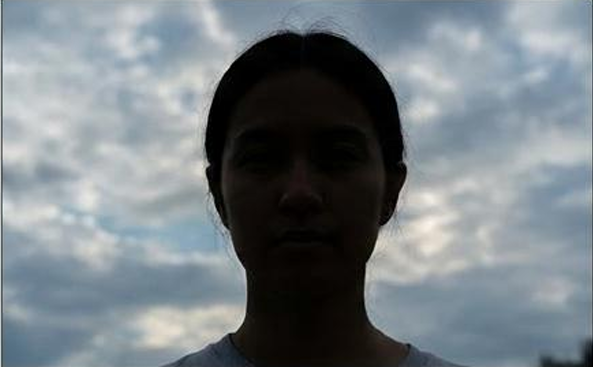
#> input picture Task_5/1.png, 593 x 367 px
$ python Task_5.py
#> lines starting #> are read from the running program, lines starting #| are printed output that depends on the picture
import cv2
import numpy as np
import matplotlib.pyplot as plt

img = cv2.imread('1.png')
#> img is the input picture: shape (367, 593, 3); mean B, G, R 131.7, 126.5, 118

if img is None:
    raise FileNotFoundError("Image file not found. Please check the path and filename.")

gray = cv2.cvtColor(img, cv2.COLOR_BGR2GRAY)
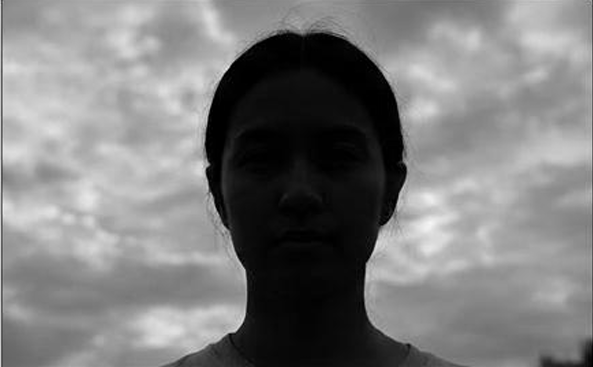
#> gray: shape (367, 593); min 0, max 247, mean 124.6

hist_gray = cv2.calcHist([gray], [0], None, [256], [0, 256])
#> hist_gray = 256 values, max 4013 at index 1, min 0 at index 248, mean 850.1

mean_value = gray.mean()
#> mean_value = 124.6
std_value = gray.std()
#> std_value = 69.4

print("--- Part A - Step 1: Diagnosis Stats ---")
print(f"Mean Brightness: {mean_value:.2f} (0=Black, 255=White)")
#| Mean Brightness: 124.55 (0=Black, 255=White)
print(f"Standard Deviation: {std_value:.2f} (Low = Low Contrast)")
#| Standard Deviation: 69.40 (Low = Low Contrast)

if mean_value < 80:
    print("Diagnosis: The image is too dark.")
elif mean_value > 180:
    print("Diagnosis: The image is too bright.")
elif std_value < 30:
    print("Diagnosis: The image has low contrast.")
else:
    print("Diagnosis: The image has acceptable brightness and contrast.")

plt.figure(figsize=(10, 5))
plt.plot(hist_gray.flatten(), color='black', linewidth=1.5)
plt.title('Grayscale Histogram')
plt.xlabel('Pixel Intensity')
plt.ylabel('Frequency')
plt.xlim([0, 256])
plt.tight_layout()
plt.savefig('histogram.png')
#> figure, not shown here; curve peaks at x = 1, y = 4013
plt.show()


colors = ('b', 'g', 'r')
chhannels_name = ('Blue', 'Green', 'Red')

plt.figure(figsize=(10, 5))
for i, color in enumerate(colors):
    hist_color = cv2.calcHist([img], [i], None, [256], [0, 256])
    plt.plot(hist_color.flatten(), color=color, linewidth=1.5, label=f'{chhannels_name[i]} Channel')
plt.title('Color Histogram')
plt.xlabel('Pixel Intensity')
plt.ylabel('Frequency')
plt.xlim([0, 256])
plt.tight_layout()
plt.savefig('color_histogram.png')
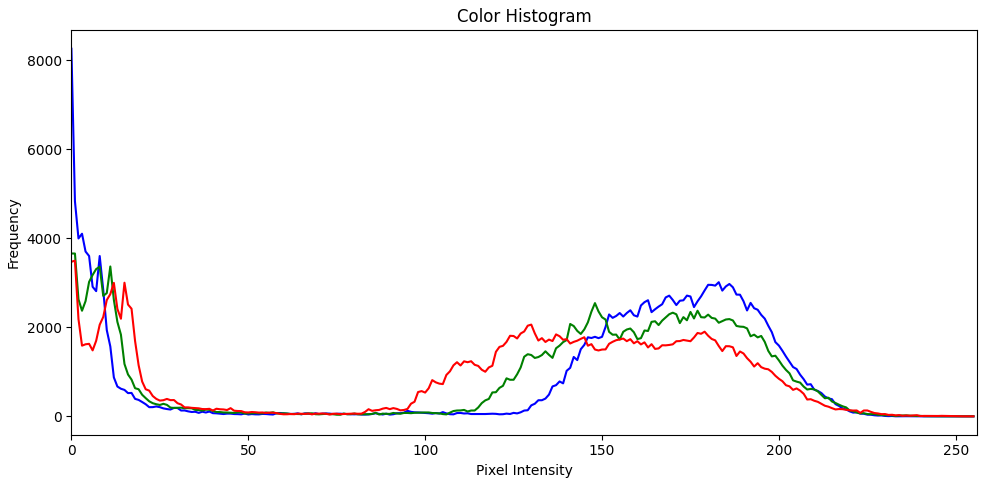
#> figure drawn by matplotlib, 1 panel; curve peaks at x = 0, y = 8260; curve peaks at x = 0, y = 3659; curve peaks at x = 1, y = 3498
plt.show()

clip_limit = 2.0
title_grid = (8 , 8)

eq_gray =cv2.equalizeHist(gray)
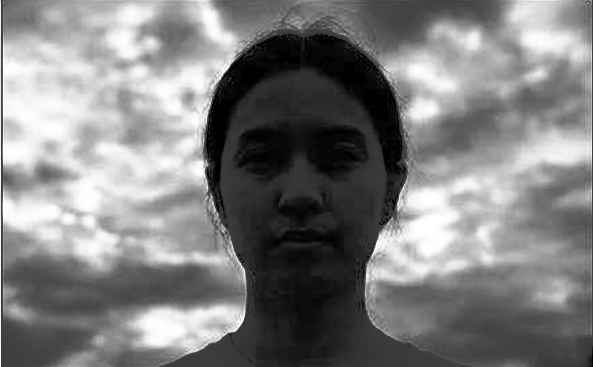
#> eq_gray: shape (367, 593); min 0, max 255, mean 126.7
clahe = cv2.createCLAHE(clipLimit=clip_limit, tileGridSize=title_grid)
clahe_gray = clahe.apply(gray)
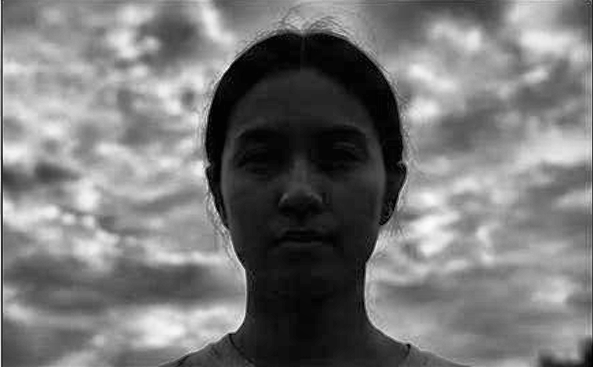
#> clahe_gray: shape (367, 593); min 1, max 252, mean 118.9

lab = cv2.cvtColor(img, cv2.COLOR_BGR2LAB)
#> lab: shape (367, 593, 3); mean of channels 0, 1, 2 130.4, 126.2, 124.2
l, a, b = cv2.split(lab)
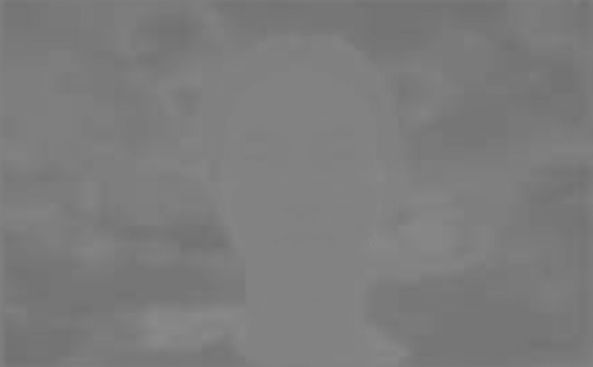
#> b: shape (367, 593); min 113, max 138, mean 124.2

L__enchanced = clahe.apply(l)
lab_enhanced = cv2.merge((L__enchanced, a, b))
#> lab_enhanced: shape (367, 593, 3); mean of channels 0, 1, 2 121.7, 126.2, 124.2

clahe_bgr = cv2.cvtColor(lab_enhanced, cv2.COLOR_LAB2BGR)
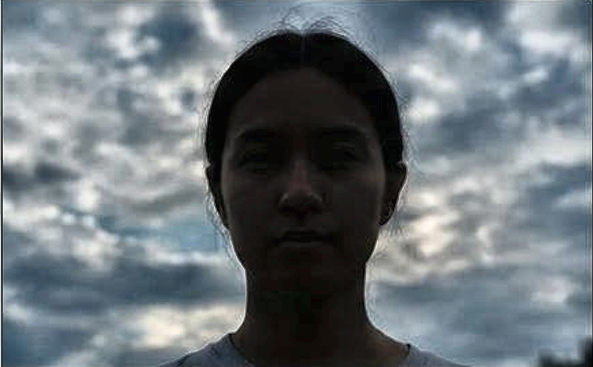
#> clahe_bgr: shape (367, 593, 3); mean B, G, R 122.9, 117.9, 109.4

hist_orginal = cv2.calcHist([gray], [0], None, [256], [0, 256])
#> hist_orginal has the same summary as hist_gray
hist_eq = cv2.calcHist([eq_gray], [0], None, [256], [0, 256])
#> hist_eq = 256 values, max 4013 at index 5, min 0 at index 1, mean 850.1
hist_clahe = cv2.calcHist([clahe_gray], [0], None, [256], [0, 256])
#> hist_clahe = 256 values, max 2658 at index 5, min 0 at index 0, mean 850.1

fig, axes = plt.subplots(2, 3, figsize=(15, 10))

imags = [gray, eq_gray, clahe_gray]
hists = [hist_orginal, hist_eq, hist_clahe]
titles = ['Original Grayscale Image', 'Histogram Equalized Image', 'CLAHE Enhanced Image']
colors = ['black', 'teal', 'darkgreen']

for col  in range(3):
    axes[0,col].imshow(imags[col], cmap='gray')
    axes[0,col].set_title(titles[col])
    axes[0,col].axis('off')

    axes[1,col].plot(hists[col].flatten(), color=colors[col], linewidth=1.5)
    axes[1,col].set_title(f'{titles[col]} Histogram')
    axes[1,col].set_xlabel('Pixel Intensity')
    axes[1,col].set_ylabel('Frequency')
    axes[1,col].set_xlim([0, 256])
    axes[1,col].fill_between(range(256), hists[col].flatten(), color=colors[col], alpha=0.5)

plt.tight_layout()
plt.suptitle('Image Enhancement and Histogram Comparison', fontsize=16)
plt.savefig('enhancement_comparison.png')
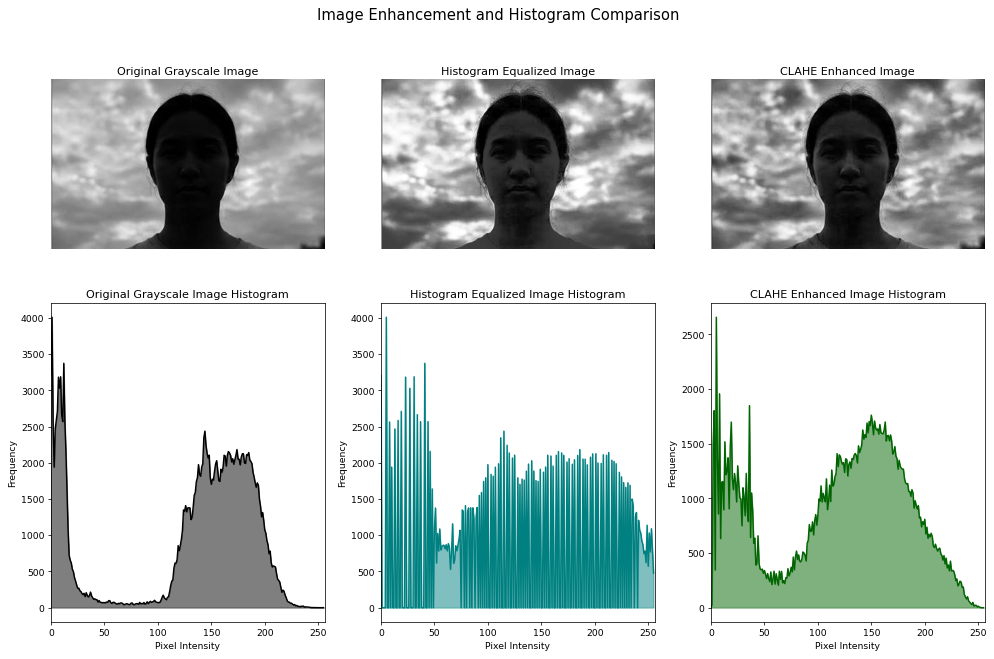
#> figure drawn by matplotlib, 6 panels; panel 4: curve peaks at x = 1, y = 4013; panel 5: curve peaks at x = 5, y = 4013; panel 6: curve peaks at x = 5, y = 2658
plt.show()
